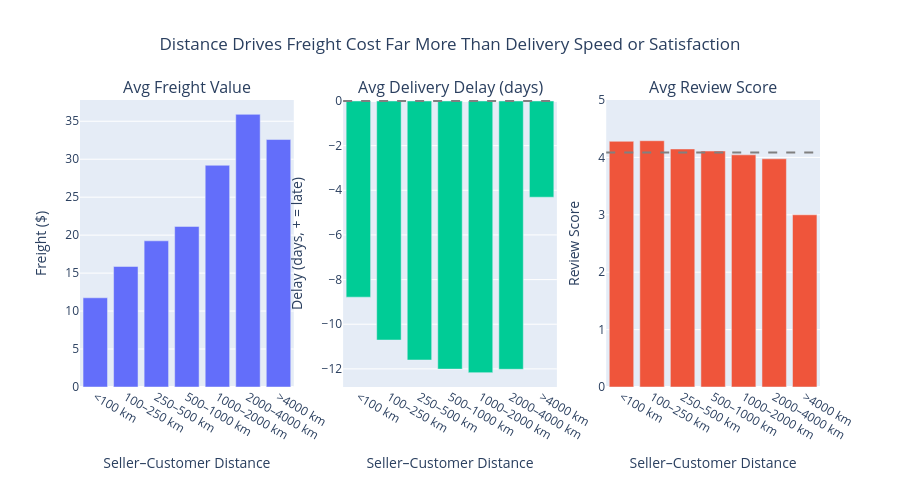

Notebook code for this chart:
### Markdown cell above
### Geographic & Freight Insights

### Code cell
dist_order = ["<100 km", "100–250 km", "250–500 km", "500–1000 km", "1000–2000 km", "2000–4000 km", ">4000 km"]

df_f = distance_freight.set_index("distance_group").reindex(dist_order).reset_index()
df_d = delivery_by_distance.set_index("distance_group").reindex(dist_order).reset_index()
df_r = distance_reviews.set_index("distance_group").reindex(dist_order).reset_index()

geo_fig = make_subplots(
    rows=1, cols=3,
    subplot_titles=("Avg Freight Value", "Avg Delivery Delay (days)", "Avg Review Score")
)

geo_fig.add_trace(go.Bar(x=df_f["distance_group"], y=df_f["avg_freight"], marker_color="#636EFA", name="Avg Freight"), row=1, col=1)
geo_fig.add_trace(go.Bar(x=df_d["distance_group"], y=df_d["avg_delay"], marker_color="#00CC96", name="Avg Delay"), row=1, col=2)
geo_fig.add_trace(go.Bar(x=df_r["distance_group"], y=df_r["avg_review"], marker_color="#EF553B", name="Avg Review"), row=1, col=3)

geo_fig.add_hline(y=0, line_dash="dash", line_color="gray", row=1, col=2)
geo_fig.add_hline(y=platform_avg_review, line_dash="dash", line_color="gray", row=1, col=3)

geo_fig.update_yaxes(title_text="Freight ($)", row=1, col=1)
geo_fig.update_yaxes(title_text="Delay (days, + = late)", row=1, col=2)
geo_fig.update_yaxes(title_text="Review Score", range=[0, 5], row=1, col=3)
for c in [1, 2, 3]:
    geo_fig.update_xaxes(title_text="Seller–Customer Distance", tickangle=30, row=1, col=c)

geo_fig.update_layout(
    height=480, title_x=0.5, showlegend=False,
    title_text="Distance Drives Freight Cost Far More Than Delivery Speed or Satisfaction"
)
geo_fig.show()

### Figure 1 — Plotly figure (JSON) as saved in the notebook; plotly's stock layout.template omitted (floating-point values rounded to 4 significant figures)
{"data": [{"marker": {"color": "#636EFA"}, "name": "Avg Freight", "type": "bar", "x": ["<100 km", "100–250 km", "250–500 km", "500–1000 km", "1000–2000 km", "2000–4000 km", ">4000 km"], "xaxis": "x", "y": [11.75, 15.87, 19.25, 21.15, 29.2, 35.91, 32.59], "yaxis": "y"}, {"marker": {"color": "#00CC96"}, "name": "Avg Delay", "type": "bar", "x": ["<100 km", "100–250 km", "250–500 km", "500–1000 km", "1000–2000 km", "2000–4000 km", ">4000 km"], "xaxis": "x2", "y": [-8.788, -10.71, -11.6, -12.01, -12.17, -12.02, -4.31], "yaxis": "y2"}, {"marker": {"color": "#EF553B"}, "name": "Avg Review", "type": "bar", "x": ["<100 km", "100–250 km", "250–500 km", "500–1000 km", "1000–2000 km", "2000–4000 km", ">4000 km"], "xaxis": "x3", "y": [4.28, 4.291, 4.147, 4.11, 4.045, 3.976, 3.0], "yaxis": "y3"}], "layout": {"annotations": [{"font": {"size": 16}, "showarrow": false, "text": "Avg Freight Value", "x": 0.1444, "xanchor": "center", "xref": "paper", "y": 1.0, "yanchor": "bottom", "yref": "paper"}, {"font": {"size": 16}, "showarrow": false, "text": "Avg Delivery Delay (days)", "x": 0.5, "xanchor": "center", "xref": "paper", "y": 1.0, "yanchor": "bottom", "yref": "paper"}, {"font": {"size": 16}, "showarrow": false, "text": "Avg Review Score", "x": 0.8556, "xanchor": "center", "xref": "paper", "y": 1.0, "yanchor": "bottom", "yref": "paper"}], "height": 480, "shapes": [{"line": {"color": "gray", "dash": "dash"}, "type": "line", "x0": 0, "x1": 1, "xref": "x2 domain", "y0": 0, "y1": 0, "yref": "y2"}, {"line": {"color": "gray", "dash": "dash"}, "type": "line", "x0": 0, "x1": 1, "xref": "x3 domain", "y0": 4.086, "y1": 4.086, "yref": "y3"}], "showlegend": false, "title": {"text": "Distance Drives Freight Cost Far More Than Delivery Speed or Satisfaction", "x": 0.5}, "xaxis": {"anchor": "y", "domain": [0.0, 0.2889], "tickangle": 30, "title": {"text": "Seller–Customer Distance"}}, "xaxis2": {"anchor": "y2", "domain": [0.3556, 0.6444], "tickangle": 30, "title": {"text": "Seller–Customer Distance"}}, "xaxis3": {"anchor": "y3", "domain": [0.7111, 1.0], "tickangle": 30, "title": {"text": "Seller–Customer Distance"}}, "yaxis": {"anchor": "x", "domain": [0.0, 1.0], "title": {"text": "Freight ($)"}}, "yaxis2": {"anchor": "x2", "domain": [0.0, 1.0], "title": {"text": "Delay (days, + = late)"}}, "yaxis3": {"anchor": "x3", "domain": [0.0, 1.0], "range": [0, 5], "title": {"text": "Review Score"}}}}
